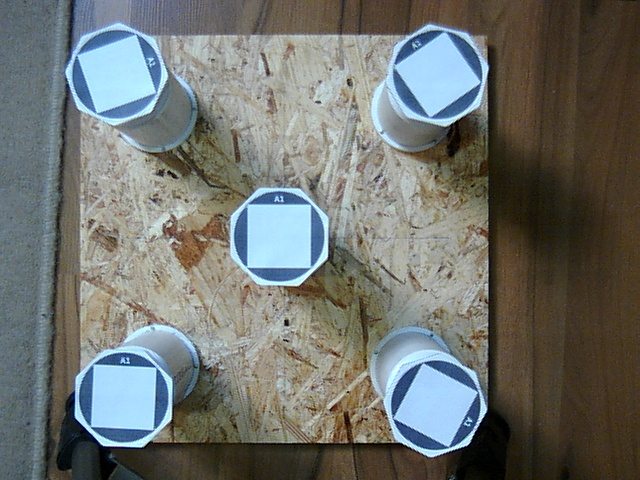
//> input picture opencv/src/ero_dila/rotate_525mm_with_LED.jpg, 640 x 480 px
$ ./ero rotate_525mm_with_LED.jpg   (built with g++ and OpenCV 4)
//> lines starting //> are read from the running program, lines starting //| are printed output that depends on the picture; after the words box and inside, x2 and y2 are one past the last pixel; in counts of white or black regions, pixels touching at a corner belong together
#include "opencv2/imgproc/imgproc.hpp"
#include "opencv2/highgui/highgui.hpp"

#include "opencv2/imgcodecs.hpp"

using namespace cv;
Mat src, erosion_dst, dilation_dst;
int erosion_elem = 0;
int erosion_size = 0;
int dilation_elem = 0;
int dilation_size = 0;
int const max_elem = 2;
int const max_kernel_size = 21;
void Erosion( int, void* );
void Dilation( int, void* );
int main( int, char** argv )
{
  src = imread( argv[1], IMREAD_COLOR );
//> src is the input picture: 480 rows x 640 cols, CV_8UC3; mean B, G, R 109.3, 113.5, 110.5
  if( src.empty() )
    { return -1; }
  cv::inRange(src, cv::Scalar(210, 0, 0), cv::Scalar(255, 255, 255), src);
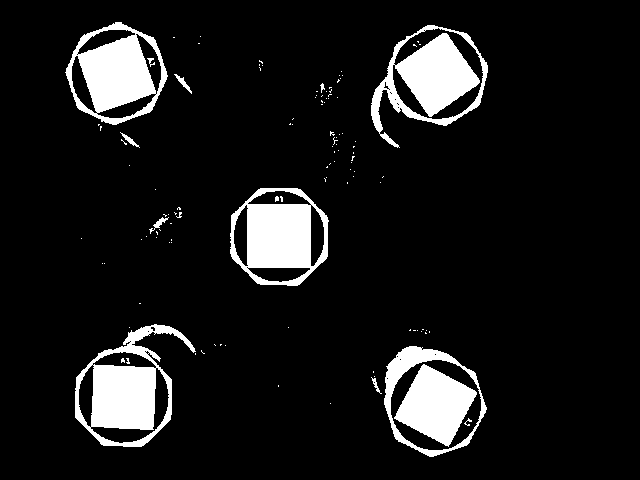
//> src: 480 rows x 640 cols, CV_8UC1; 9.6% white; 116 white regions (103 under 20 px), largest, box (x1, y1, x2, y2) and area: (75, 324, 196, 447) 6079, (371, 25, 488, 148) 5861, (230, 188, 329, 286) 5503

  namedWindow( "Erosion Demo", WINDOW_AUTOSIZE );
  namedWindow( "Dilation Demo", WINDOW_AUTOSIZE );
  moveWindow( "Dilation Demo", src.cols, 0 );
  createTrackbar( "Element:\n 0: Rect \n 1: Cross \n 2: Ellipse", "Erosion Demo",
          &erosion_elem, max_elem,
          Erosion );
//> slider 'Element:\n 0: Rect \n 1: Cross \n' is set to 1
  createTrackbar( "Kernel size:\n 2n +1", "Erosion Demo",
          &erosion_size, max_kernel_size,
          Erosion );
//> slider 'Kernel size:\n 2n +1' is set to 7
  createTrackbar( "Element:\n 0: Rect \n 1: Cross \n 2: Ellipse", "Dilation Demo",
          &dilation_elem, max_elem,
          Dilation );
//> slider 'Element:\n 0: Rect \n 1: Cross \n' is set to 1
  createTrackbar( "Kernel size:\n 2n +1", "Dilation Demo",
          &dilation_size, max_kernel_size,
          Dilation );
//> slider 'Kernel size:\n 2n +1' is set to 7
  Erosion( 0, 0 );
  Dilation( 0, 0 );
  waitKey(0);
  return 0;
}
void Erosion( int, void* )
{
  int erosion_type = 0;
  if( erosion_elem == 0 ){ erosion_type = MORPH_RECT; }
  else if( erosion_elem == 1 ){ erosion_type = MORPH_CROSS; }
  else if( erosion_elem == 2) { erosion_type = MORPH_ELLIPSE; }
  Mat element = getStructuringElement( erosion_type,
                       Size( 2*erosion_size + 1, 2*erosion_size+1 ),
                       Point( erosion_size, erosion_size ) );
  erode( src, erosion_dst, element );
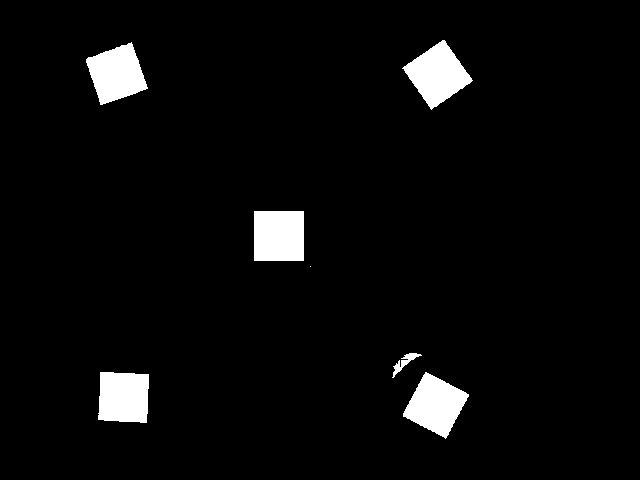
//> erosion_dst: 480 rows x 640 cols, CV_8UC1; 4.1% white; 7 white regions (1 under 20 px), largest, box (x1, y1, x2, y2) and area: (402, 40, 473, 110) 2585, (254, 211, 304, 261) 2500, (403, 372, 469, 439) 2484, (86, 42, 148, 105) 2454, (98, 372, 149, 423) 2374, (392, 353, 422, 378) 213
  imshow( "Erosion Demo", erosion_dst );
}
void Dilation( int, void* )
{
  int dilation_type = 0;
  if( dilation_elem == 0 ){ dilation_type = MORPH_RECT; }
  else if( dilation_elem == 1 ){ dilation_type = MORPH_CROSS; }
  else if( dilation_elem == 2) { dilation_type = MORPH_ELLIPSE; }
  Mat element = getStructuringElement( dilation_type,
                       Size( 2*dilation_size + 1, 2*dilation_size+1 ),
                       Point( dilation_size, dilation_size ) );
  dilate( src, dilation_dst, element );
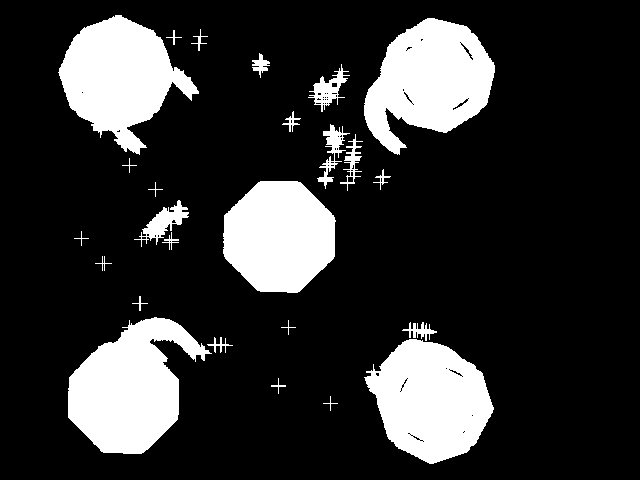
//> dilation_dst: 480 rows x 640 cols, CV_8UC1; 18.9% white; 25 white regions, largest, box (x1, y1, x2, y2) and area: (68, 317, 212, 454) 11614, (364, 18, 495, 155) 11110, (364, 339, 494, 464) 10927
  imshow( "Dilation Demo", dilation_dst );
}
